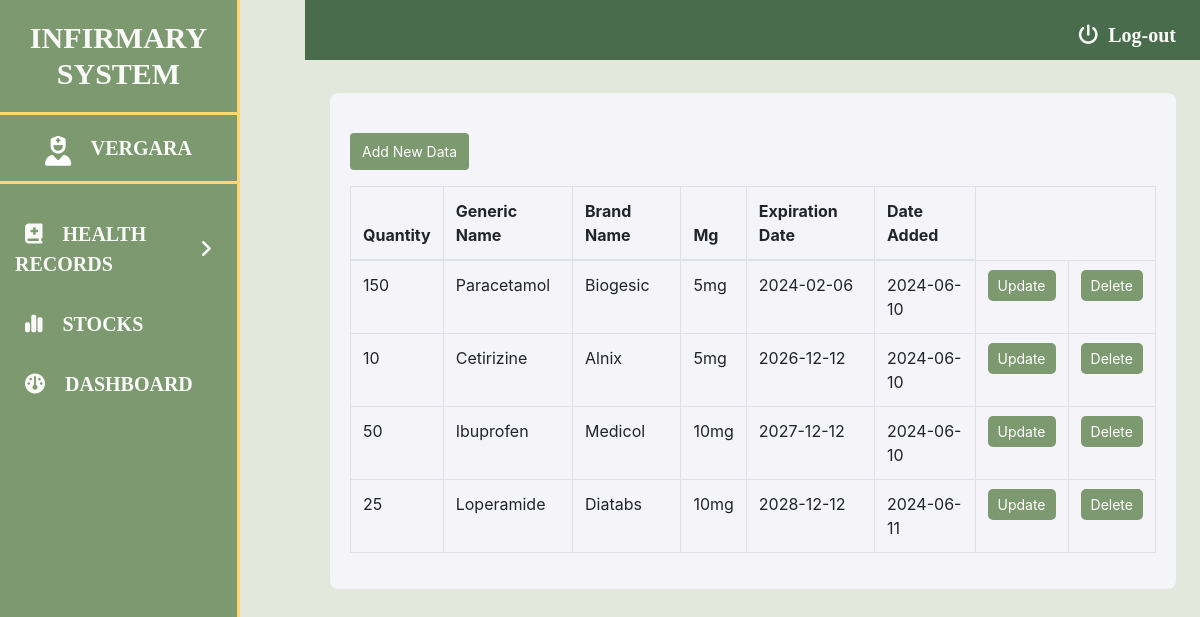
The page /cosc70/manage-stocks.php (signed in) on the database its author committed.
### tables this page shows
CREATE TABLE `stocks` (
  `ID` int(11) NOT NULL,
  `Quantity` int(11) NOT NULL,
  `Generic_Name` varchar(244) NOT NULL,
  `Brand_Name` varchar(244) NOT NULL,
  `Mg` varchar(244) NOT NULL,
  `Expiration_Date` date NOT NULL,
  `Date_Added` date NOT NULL
);

### cosc70/manage-stocks.php (the view, shortened to what this page needs)
<?php
$user = $_SESSION['user'];
?>
<!DOCTYPE html>
<html>
    <head>
        <link rel="stylesheet" href="https://cdn.jsdelivr.net/npm/bootstrap@4.0.0/dist/css/bootstrap.min.css"
>
        <link rel = "stylesheet" type = "text/css" href ="css/dashboard.css">
        <link rel="stylesheet" href="https://cdnjs.cloudflare.com/ajax/libs/font-awesome/6.5.2/css/all.min.css"
       />
    </head>
    <body id = "DashboardBody">
        <div class = "DashboardMainContainer">
            <div class = "dashboard_sidebar">
                <h3 class = "dashboard_logo">INFIRMARY SYSTEM</h3>
                <div class = "dashboard_sidebar_user">
                    <i class = "fa-solid fa-user-nurse" style = "color: #ffffff;"></i>
                    <span><?= $user['Last_Name']?></span>
                </div>
                <div class = "dashboard_sidebar_menus">
                <ul class="dashboard_menu_lists">
                    <li class="menuActive">
                        <div class="item">
                        <a href="#" class = "sub-btn">
                            <i class="fa-solid fa-book-medical"></i>Health Records
                            <i class="fas fa-angle-right dropdown"></i>
                        </a>
                        </div>
                    </li>
                    <li>
                        <div class="item">
                        <a href="manage-stocks.php" class="sub-btn">
                            <i class="fa-solid fa-chart-simple"></i>Stocks
                        </a>
                        </div>
                    </li>
                    <li>
                        <div class="item"><a href="dashboard.php"><i class="fa-solid fa-gauge"></i>Dashboard</a></div>
                    </li>
                </ul>
                </div>
            </div>
            <div class = "dashboard_content_container ">
                <div class = "dashboard_topnav">
                    <a href = "database/logout.php" id = "LogoutBtn"><i class = "fa fa-power-off"></i>Log-out</a>
                </div>
                <div class = "dashboard_content">
                    <div class = "dashboard_content_main">
                    <a class="btn btn-primary btn-sm custom-button mb-3" href="#" role="button" onclick="openForm()">Add New Data</a>
                    <div class="stock-table">
                    <table class="table table-bordered">
                        <thead>
                        <tr>
                            <th>Quantity</th>
                            <th>Generic Name</th>
                            <th>Brand Name</th>
                            <th>Mg</th>
                            <th>Expiration Date</th>
                            <th>Date Added</th>
                        </tr>
                        </thead>
                        <tbody>
                        <?php
                        include 'database/stock-con.php';
                        $sql = "SELECT * FROM stocks";
                        $result = mysqli_query($con, $sql);
                        if(mysqli_num_rows($result) > 0) {
                            while($row = mysqli_fetch_assoc($result)) {
                                echo "<tr>";
                                echo "<td>" . $row['Quantity'] . "</td>";
                                echo "<td>" . $row['Generic_Name'] . "</td>";
                                echo "<td>" . $row['Brand_Name'] . "</td>";
                                echo "<td>" . $row['Mg'] . "</td>";
                                echo "<td>" . $row['Expiration_Date'] . "</td>";
                                echo "<td>" . $row['Date_Added'] . "</td>";
                                echo '<td><button class="update-btn" onclick="openUpdateForm(' . $row['ID'] . ', \'' . $row['Quantity'] . '\', \'' . $row['Generic_Name'] . '\', \'' . $row['Brand_Name'] . '\', \'' . $row['Mg'] . '\', \'' . $row['Expiration_Date'] . '\', \'' . $row['Date_Added'] . '\')">Update</button></td>';
                                echo '<td><button class="delete-btn" onclick="deleteRow(' . $row['ID'] . ')">Delete</button></td>';
                                echo "</tr>";
                            }
                        } else {
                            echo "<tr><td colspan='7'>No data available</td></tr>";
                        }
                        ?>
                        </tbody>
                    </table>
                </div>
            </div>
                    </div>
                </div>
            </div>
    </body>
</html>

### cosc70/css/dashboard.css (style rules this page uses)
ul.dashboard_menu_lists { list-style-type: none; }
body#DashboardBody { background: #e4e7dc; background-size: cover; width: 98%; }
div.DashboardMainContainer { display: flex; flex-direction: row; }
div.dashboard_sidebar { width: 20%; background: #7d9970; height: 100vh; border-right: 3px solid #ffd770; position: fixed; z-index: 999; }
div.dashboard_content_container { width: 80%; background: #e4e7dc; margin-left: 305px; }
h3.dashboard_logo { color: #f9f9f7; font-size: 30px; text-align: center; font-weight: bold; font-family: Calibri; margin-top: 20px; border-bottom: 3px solid #ffd770; padding-bottom: 20px; }
div.dashboard_sidebar_user { text-align: center; padding-top: 10px; padding-bottom: 15px; border-bottom: 3px solid #ffd770; }
div.dashboard_sidebar_user i { font-size: 30px; display: inline-block; vertical-align: middle; padding-right: 15px; }
div.dashboard_sidebar_user span { top: 20%; font-size: 20px; text-transform: uppercase; color: #f9f9f7; font-weight: bold; font-family: Calibri; display: inline-block; }
ul.dashboard_menu_lists { margin-top: 20px; padding-left: 0px; }
ul.dashboard_menu_lists li { padding: 15px; text-transform: uppercase; }
ul.dashboard_menu_lists li a { text-decoration: none; color: #f9f9f7; font-weight: bold; font-family: Calibri; height: 100%; display: block; font-size: 20px; text-align: left; }
ul.dashboard_menu_lists li i { padding-right: 20px; padding-left: 10px; }
div.dashboard_topnav { background: #496d4c; padding: 30px; margin-right: -30px; }
div.dashboard_topnav a { color: #f9f9f7; font-size: 20px; text-decoration: none; font-weight: bold; font-family: Calibri; margin-top: -10px; }
a#LogoutBtn { float:right; }
div.dashboard_topnav i { padding-right: 10px; }
.item a { position: relative; }
.item a .dropdown { position: absolute; top: 50%; transform: translateY(-50%); right: -10px; padding-left: 0px; transition: transform 0.3s ease; }
div.dashboard_content { padding: 20px; background: #f4f4f9; border-radius: 8px; margin-top: 33px; margin-left: 25px; }
div.dashboard_content_main { margin-top: 20px; }
.custom-button { background-color:#7d9970; color: white; font-size: 14px; padding: 8px 12px; border-radius: 4px; border: none; cursor: pointer; transition: background-color 0.3s; }

### cosc70/manage-stocks.php (style rules this page uses)
.update-btn, .delete-btn { background-color: #7d9970 !important; color: white; padding: 5px 10px; border: none; cursor: pointer; font-size: 14px; border-radius: 5px; margin-top: -20px; }

### rows shown on the page
stocks: Quantity "150", Generic_Name "Paracetamol", Brand_Name "Biogesic", Mg "5mg", Expiration_Date "2024-02-06", Date_Added "2024-06-10"
stocks: Quantity "10", Generic_Name "Cetirizine", Brand_Name "Alnix", Mg "5mg", Expiration_Date "2026-12-12", Date_Added "2024-06-10"
stocks: Quantity "50", Generic_Name "Ibuprofen", Brand_Name "Medicol", Mg "10mg", Expiration_Date "2027-12-12", Date_Added "2024-06-10"
stocks: Quantity "25", Generic_Name "Loperamide", Brand_Name "Diatabs", Mg "10mg", Expiration_Date "2028-12-12", Date_Added "2024-06-11"

### other values the page prints
$user['Last_Name'] "VERGARA"
